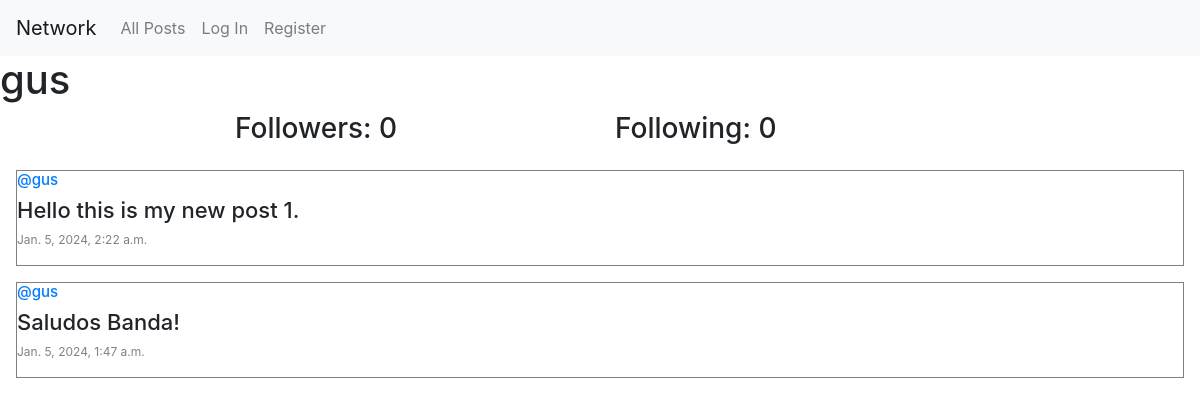
Before: /profile/1 with the older database file.
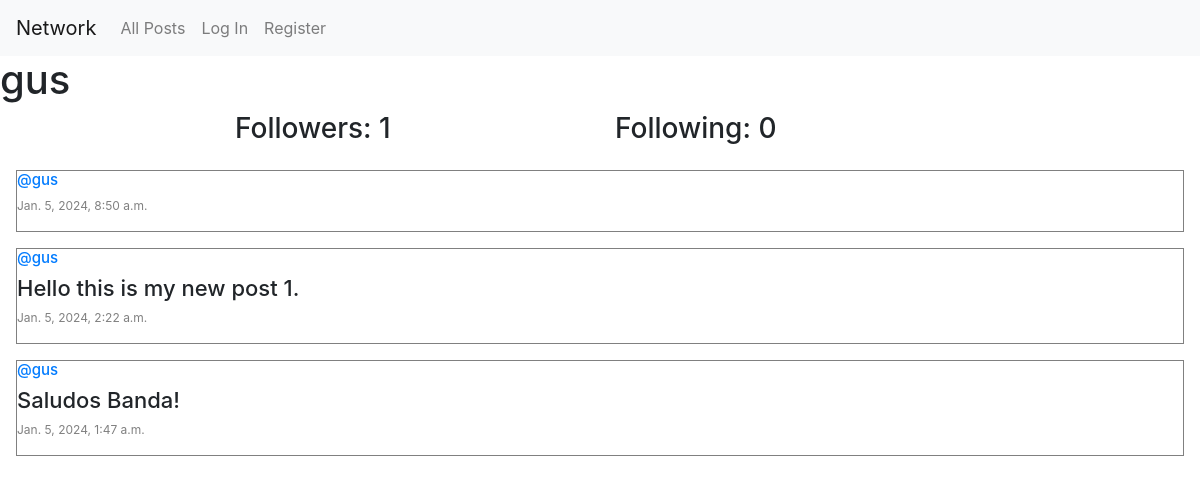
After: the same page with the newer database file.
### network/models.py (models this page shows, shortened)
class Post(models.Model):
    content = models.CharField(max_length=140)
    user = models.ForeignKey(User, on_delete=models.CASCADE, related_name="author")
    date = models.DateTimeField(auto_now_add=True)

class User(AbstractUser):
    pass

### network/views.py (the view)
# urls.py: path("profile/<int:user_id>", views.profile, name="profile"),
def profile(request, user_id):
    user = User.objects.get(pk=user_id)
    all_posts = Post.objects.filter(user=user).order_by("id").reverse()
    username = user.username
    following = Follow.objects.filter(user=user)
    followers = Follow.objects.filter(user_follower=user)
    try:
        check_follow = followers.filter(user=User.objects.get(pk=request.user.id))
        if len(check_follow) != 0:
            is_following = True
        else:
            is_following = False
    except:
        is_following = False
    paginator = Paginator(all_posts, 10)
    page_number = request.GET.get("page")
    posts_on_page = paginator.get_page(page_number)
    return render(
        request,
        "network/profile.html",
        {
            "all_posts": all_posts,
            "posts_on_page": posts_on_page,
            "username": username,
            "following": following,
            "followers": followers,
            "is_following": is_following,
            "user_profile": user,
        },
    )

### network/templates/network/profile.html (shortened to what this page needs)
{% extends "network/layout.html" %}
{% block body %}
    <h1>{{ username }}</h1>
        <div class="container">
            <div class="row d-flex justify-content-center">
                <h3 class="col-4">Followers: {{ followers.count }} </h3>
                <h3 class="col-4">Following: {{ following.count }} </h3>
            </div>
        </div>
        <div>
        {% for post in posts_on_page %}
            <div style="border: solid .1px gray; margin: 1em;" >
                <h5 style="font-size: 15px;"><a href="{% url 'profile' user_id=post.user.id %}">@{{ post.user }}</a></h5>
                <h6 style="font-size: 22px;">{{ post.content }}</h6>
                <p style="color: gray; font-size: 12px;">{{ post.date }}</p>
            </div>
        {% endfor %}
        </div>
{% endblock %}

Changed rows visible on the page:
added Post: user "gus", date "Jan. 5, 2024, 8:50 a.m."
Other visible differences:
{{ followers.count }}: "0" → "1"
